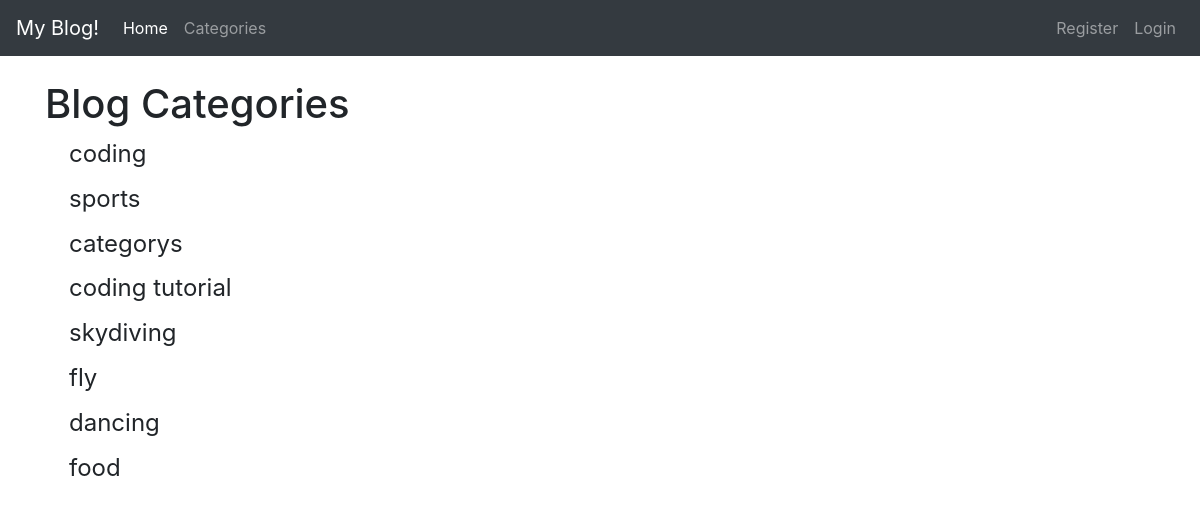
The page /category-list/ on the database its author committed.
### theblog/models.py (models this page shows, shortened)
class Category(models.Model):
	name = models.CharField(max_length=255)

### theblog/views.py (the view)
# urls.py: path('category-list/', CategoryListView, name='category-list'),
def CategoryListView(request):
	cat_menu_list = Category.objects.all()
	context =  {'cat_menu_list':cat_menu_list}
	return render(request, 'categories_list.html', context)

### theblog/templates/categories_list.html (shortened to what this page needs)
{% extends 'base.html' %}
{% block content %}
	<h1>Blog Categories</h1>
	{% for cat in cat_menu_list %}
	    <h4><a class="dropdown-item" href="{% url 'category' cat.name|slugify %}">{{cat.name}}</a></h4>
	{% endfor %}
{% endblock %}

### rows shown on the page
Category: name "coding"
Category: name "sports"
Category: name "categorys"
Category: name "coding tutorial"
Category: name "skydiving"
Category: name "fly"
Category: name "dancing"
Category: name "food"
